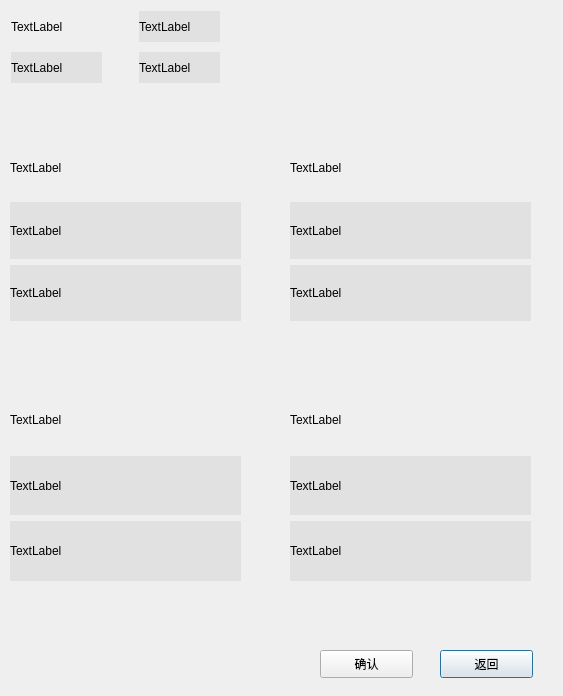
<?xml version="1.0" encoding="UTF-8"?>
<ui version="4.0">
 <class>intromyDialog</class>
 <widget class="QDialog" name="intromyDialog">
  <property name="geometry">
   <rect>
    <x>0</x>
    <y>0</y>
    <width>563</width>
    <height>696</height>
   </rect>
  </property>
  <property name="windowTitle">
   <string>Dialog</string>
  </property>
  <property name="styleSheet">
   <string notr="true">border-image: url(:/new/prefix1/back.jpg);</string>
  </property>
  <widget class="QWidget" name="layoutWidget">
   <property name="geometry">
    <rect>
     <x>290</x>
     <y>140</y>
     <width>241</width>
     <height>181</height>
    </rect>
   </property>
   <layout class="QVBoxLayout" name="verticalLayout_2">
    <item>
     <widget class="QLabel" name="label_10">
      <property name="styleSheet">
       <string notr="true">border-image: url;</string>
      </property>
      <property name="text">
       <string>TextLabel</string>
      </property>
     </widget>
    </item>
    <item>
     <widget class="QLabel" name="label_11">
      <property name="styleSheet">
       <string notr="true">border-image: url;
background-color: rgb(225, 225, 225);</string>
      </property>
      <property name="text">
       <string>TextLabel</string>
      </property>
     </widget>
    </item>
    <item>
     <widget class="QLabel" name="label_12">
      <property name="styleSheet">
       <string notr="true">border-image: url;
background-color: rgb(225, 225, 225);</string>
      </property>
      <property name="text">
       <string>TextLabel</string>
      </property>
     </widget>
    </item>
   </layout>
  </widget>
  <widget class="QLabel" name="label_4">
   <property name="geometry">
    <rect>
     <x>139</x>
     <y>52</y>
     <width>81</width>
     <height>31</height>
    </rect>
   </property>
   <property name="styleSheet">
    <string notr="true">border-image: url;
background-color: rgb(225, 225, 225);</string>
   </property>
   <property name="text">
    <string>TextLabel</string>
   </property>
  </widget>
  <widget class="QPushButton" name="pushButton">
   <property name="geometry">
    <rect>
     <x>440</x>
     <y>650</y>
     <width>93</width>
     <height>28</height>
    </rect>
   </property>
   <property name="styleSheet">
    <string notr="true">border-image: url;</string>
   </property>
   <property name="text">
    <string>返回</string>
   </property>
  </widget>
  <widget class="QWidget" name="layoutWidget_2">
   <property name="geometry">
    <rect>
     <x>10</x>
     <y>140</y>
     <width>231</width>
     <height>181</height>
    </rect>
   </property>
   <layout class="QVBoxLayout" name="verticalLayout">
    <item>
     <widget class="QLabel" name="label_7">
      <property name="styleSheet">
       <string notr="true">border-image: url;</string>
      </property>
      <property name="text">
       <string>TextLabel</string>
      </property>
     </widget>
    </item>
    <item>
     <widget class="QLabel" name="label_8">
      <property name="styleSheet">
       <string notr="true">border-image: url;
background-color: rgb(225, 225, 225);</string>
      </property>
      <property name="text">
       <string>TextLabel</string>
      </property>
     </widget>
    </item>
    <item>
     <widget class="QLabel" name="label_9">
      <property name="styleSheet">
       <string notr="true">border-image: url;
background-color: rgb(225, 225, 225);</string>
      </property>
      <property name="text">
       <string>TextLabel</string>
      </property>
     </widget>
    </item>
   </layout>
  </widget>
  <widget class="QWidget" name="layoutWidget_3">
   <property name="geometry">
    <rect>
     <x>10</x>
     <y>390</y>
     <width>231</width>
     <height>191</height>
    </rect>
   </property>
   <layout class="QVBoxLayout" name="verticalLayout_3">
    <item>
     <widget class="QLabel" name="label_13">
      <property name="styleSheet">
       <string notr="true">border-image: url;</string>
      </property>
      <property name="text">
       <string>TextLabel</string>
      </property>
     </widget>
    </item>
    <item>
     <widget class="QLabel" name="label_14">
      <property name="styleSheet">
       <string notr="true">border-image: url;
background-color: rgb(225, 225, 225);</string>
      </property>
      <property name="text">
       <string>TextLabel</string>
      </property>
     </widget>
    </item>
    <item>
     <widget class="QLabel" name="label_15">
      <property name="styleSheet">
       <string notr="true">border-image: url;
background-color: rgb(225, 225, 225);</string>
      </property>
      <property name="text">
       <string>TextLabel</string>
      </property>
     </widget>
    </item>
   </layout>
  </widget>
  <widget class="QWidget" name="layoutWidget_4">
   <property name="geometry">
    <rect>
     <x>290</x>
     <y>390</y>
     <width>241</width>
     <height>191</height>
    </rect>
   </property>
   <layout class="QVBoxLayout" name="verticalLayout_4">
    <item>
     <widget class="QLabel" name="label_16">
      <property name="styleSheet">
       <string notr="true">border-image: url;</string>
      </property>
      <property name="text">
       <string>TextLabel</string>
      </property>
     </widget>
    </item>
    <item>
     <widget class="QLabel" name="label_17">
      <property name="styleSheet">
       <string notr="true">border-image: url;
background-color: rgb(225, 225, 225);</string>
      </property>
      <property name="text">
       <string>TextLabel</string>
      </property>
     </widget>
    </item>
    <item>
     <widget class="QLabel" name="label_18">
      <property name="styleSheet">
       <string notr="true">border-image: url;
background-color: rgb(225, 225, 225);</string>
      </property>
      <property name="text">
       <string>TextLabel</string>
      </property>
     </widget>
    </item>
   </layout>
  </widget>
  <widget class="QLabel" name="label_3">
   <property name="geometry">
    <rect>
     <x>11</x>
     <y>52</y>
     <width>91</width>
     <height>31</height>
    </rect>
   </property>
   <property name="styleSheet">
    <string notr="true">border-image: url;
background-color: rgb(225, 225, 225);</string>
   </property>
   <property name="text">
    <string>TextLabel</string>
   </property>
  </widget>
  <widget class="QLabel" name="label">
   <property name="geometry">
    <rect>
     <x>11</x>
     <y>11</y>
     <width>111</width>
     <height>31</height>
    </rect>
   </property>
   <property name="styleSheet">
    <string notr="true">border-image: url;</string>
   </property>
   <property name="text">
    <string>TextLabel</string>
   </property>
  </widget>
  <widget class="QPushButton" name="pushButton_2">
   <property name="geometry">
    <rect>
     <x>320</x>
     <y>650</y>
     <width>93</width>
     <height>28</height>
    </rect>
   </property>
   <property name="styleSheet">
    <string notr="true">border-image: url;</string>
   </property>
   <property name="text">
    <string>确认</string>
   </property>
  </widget>
  <widget class="QLabel" name="label_2">
   <property name="geometry">
    <rect>
     <x>139</x>
     <y>11</y>
     <width>81</width>
     <height>31</height>
    </rect>
   </property>
   <property name="styleSheet">
    <string notr="true">border-image: url;
background-color: rgb(225, 225, 225);</string>
   </property>
   <property name="text">
    <string>TextLabel</string>
   </property>
  </widget>
  <widget class="QLabel" name="label_5">
   <property name="geometry">
    <rect>
     <x>380</x>
     <y>10</y>
     <width>105</width>
     <height>105</height>
    </rect>
   </property>
   <property name="text">
    <string>&lt;html&gt;&lt;head/&gt;&lt;body&gt;&lt;p&gt;&lt;br/&gt;&lt;/p&gt;&lt;/body&gt;&lt;/html&gt;</string>
   </property>
  </widget>
 </widget>
 <resources/>
 <connections/>
</ui>
